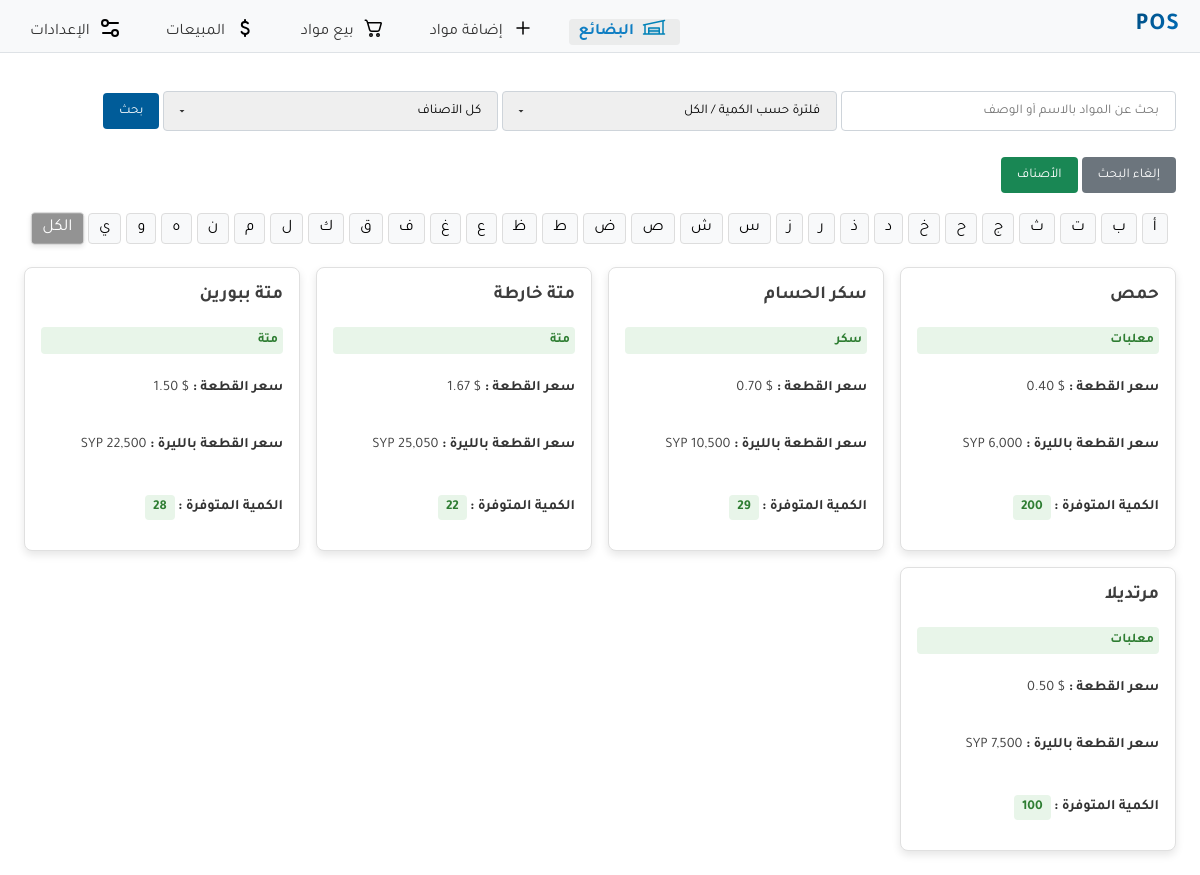
The app's page /, older data.
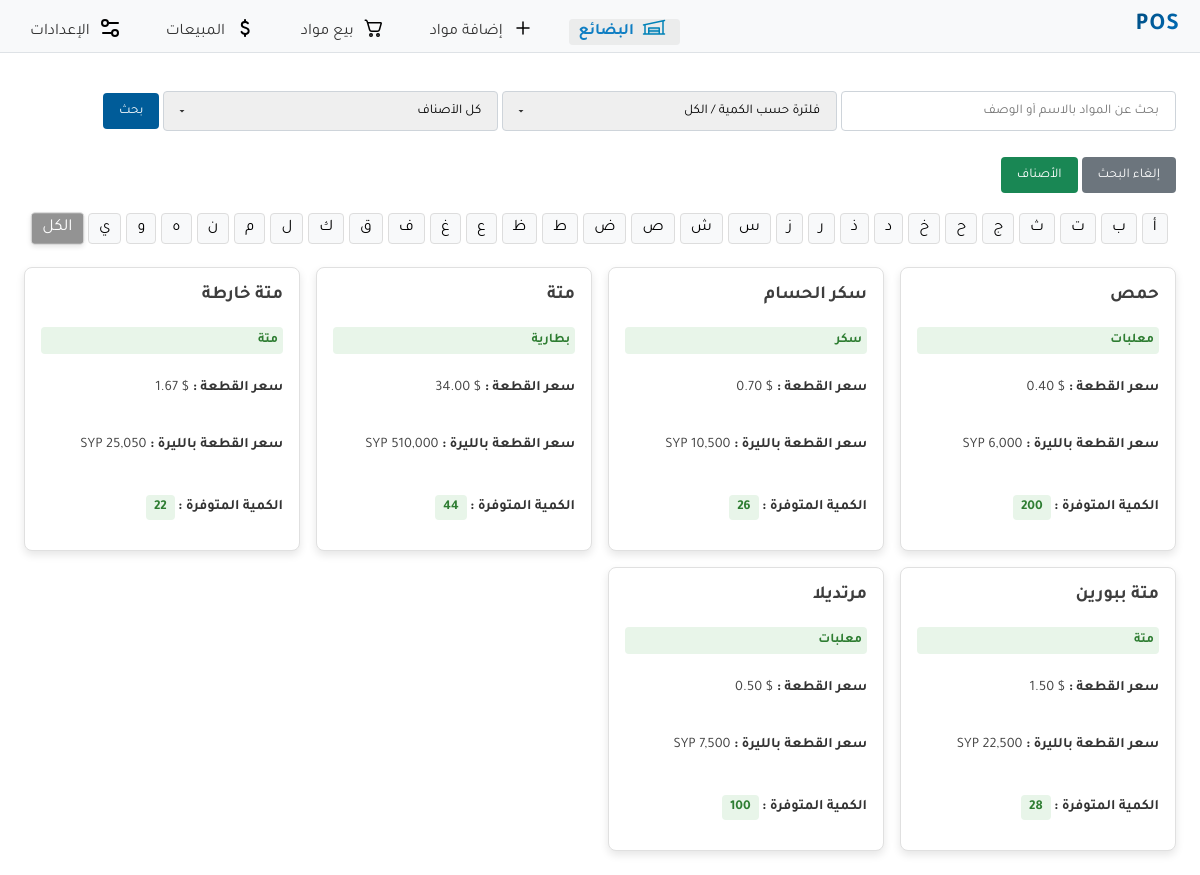
The same page, newer data.
### store/models.py (models this page shows, shortened)
class Product(models.Model):
    name = models.CharField(max_length=100)
    description = models.TextField(null=True,blank=True)
    price = models.DecimalField(max_digits=10, decimal_places=2)
    quantity = models.PositiveIntegerField()
    classification=models.ForeignKey(Classification, on_delete=models.SET_NULL,null=True,blank=True)
    retail_sale_percent = models.PositiveIntegerField(null=True, blank=True)
    whole_sale_percent = models.PositiveIntegerField(null=True, blank=True)
    is_active = models.BooleanField(default=True)
    def syp_price(self):
        dollar_rate = Settings.objects.get(key="dollar_rate").value
        return int(self.price * dollar_rate)

class Classification(models.Model):
    category=models.CharField(max_length=100)
    def __str__(self):
        return self.category

class Settings(models.Model):
    key = models.CharField(max_length=50, unique=True)
    value = models.DecimalField(max_digits=15, decimal_places=2)
    class Meta:
        verbose_name = "Setting"
        verbose_name_plural = "Settings"

### store/views.py (the view, shortened to what this page needs)
# urls.py: path('', views.product_list, name='home'),
def product_list(request):
    search_query = request.GET.get('search', '')
    quantity_filter = request.GET.get('quantity', '')
    classification_filter = request.GET.get('classification', '') #new
    minimum_setting = Settings.objects.filter(key='minimum').first().value
    products = Product.objects.filter(is_active=True)
    classifications = Classification.objects.all()
    if search_query:
        products = products.filter(
            Q(name__icontains=search_query) | Q(description__icontains=search_query)
        )
    if classification_filter:
        if classification_filter=="no-category":
            products=products.filter(classification=None) # no classification
        else:
            products = products.filter(classification=classification_filter)
    products = products.order_by('name')
    minimum_setting = Settings.objects.filter(key='minimum').first()
    return render(
        request,
        'store/product_list.html',
        {
            'products': products,
            'classifications':classifications,
            'search_query': search_query,
            'quantity_filter': quantity_filter,
            'classification_filter':classification_filter,
            'minimum_value': minimum_setting.value if minimum_setting else None,
        },
    )

### store/templates/store/product_list.html (shortened to what this page needs)
{% extends 'base.html' %}
{% load static %}
{% load humanize %}
{% block css-files %}
<link rel="stylesheet" type="text/css" href="{% static 'store/product_list.css' %}">
{% endblock %}
{% block content %}
<div class="search-bar">
  <form method="get" action=".">
    <input
      type="text"
      name="search"
      placeholder="بحث عن المواد بالاسم أو الوصف"
      value="{{ search_query|default:'' }}"
      id="searchInput"
    >
    <select name="quantity" class="quantity-filter">
      <option value="" {% if not quantity_filter %}selected{% endif %}>فلترة حسب الكمية / الكل</option>
    </select>
    <select name="classification">
      <option value="" {% if not classification_filter %}selected{% endif %}>كل الأصناف</option>
    </select>
    <button type="submit" class="btn blue">بحث</button>
    <button type="button" class="btn gray" id="clearSearchInputs">
      إلغاء البحث
    </button>
    <button type="button" class="btn green">
      <a href="{% url "classifications_list" %}">الأصناف</a>
    </button>
  </form>
</div>
<div class="alphabet-filter">
  <button type="button" class="alphabet-btn" data-letter="ا">أ</button>
  {% with "ب ت ث ج ح خ د ذ ر ز س ش ص ض ط ظ ع غ ف ق ك ل م ن ه و ي " as letters %}
    {% for letter in letters.split %}
      <button type="button" class="alphabet-btn" data-letter="{{ letter }}">{{ letter }}</button>
    {% endfor %}
  {% endwith %}
  <button type="button" class="alphabet-btn active" data-letter="all">الكل</button>
</div>
{% if products %}
<div class="product-container">
    {% with None as last_name %}
      {% for product in products %}
        <a href="{% url 'product_detail' product.id %}" class="product-link {% if product.quantity == 0 %}out-of-stock{% endif %}" data-product-id="{{ product.id }}" data-product-name="{{ product.name }}">
          <div class="product-card">
            <h3>{{ product.name }}</h3>
            <h5 class="{% if product.classification %}classification{% else %}no-classification{% endif %}">
              {{ product.classification|default:"بدون تصنيف" }}
            </h5>
            <p><strong>سعر القطعة :</strong> $ {{ product.price }}</p>
            <p><strong>سعر القطعة بالليرة :</strong> SYP {{ product.syp_price|intcomma }}</p>
            <p>
              <strong>الكمية المتوفرة :</strong>
              <span class="{% if product.quantity < minimum_value %}low-quantity{% else %}high-quantity{% endif %}">
                {{ product.quantity }}
              </span>
            </p>
          </div>
        </a>
      {% endfor %}
    {% endwith %}
  </div>
  {% else %}
    <p class="error" style="text-align:center; margin-top:50px">لا يوجد مواد .</p>
  {% endif %}
{% endblock %}

Row changes from the older to the newer data that the page shows:
changed Product "سكر الحسام": quantity "29" → "26"
added Product: name "متة", classification "بطارية", price "34.00", syp_price "510,000", quantity "44"
